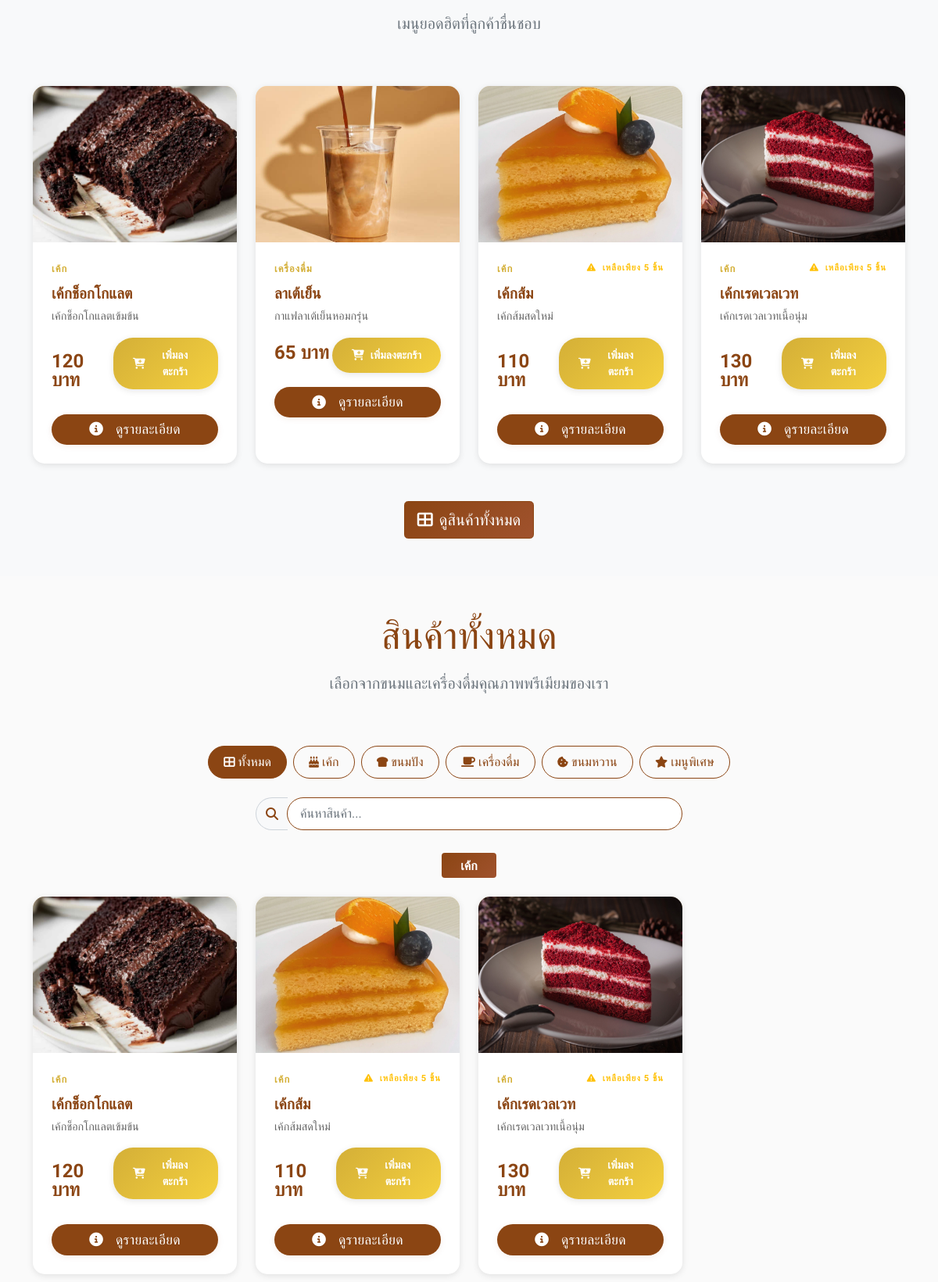
Before: / (middle part) with the older database file.
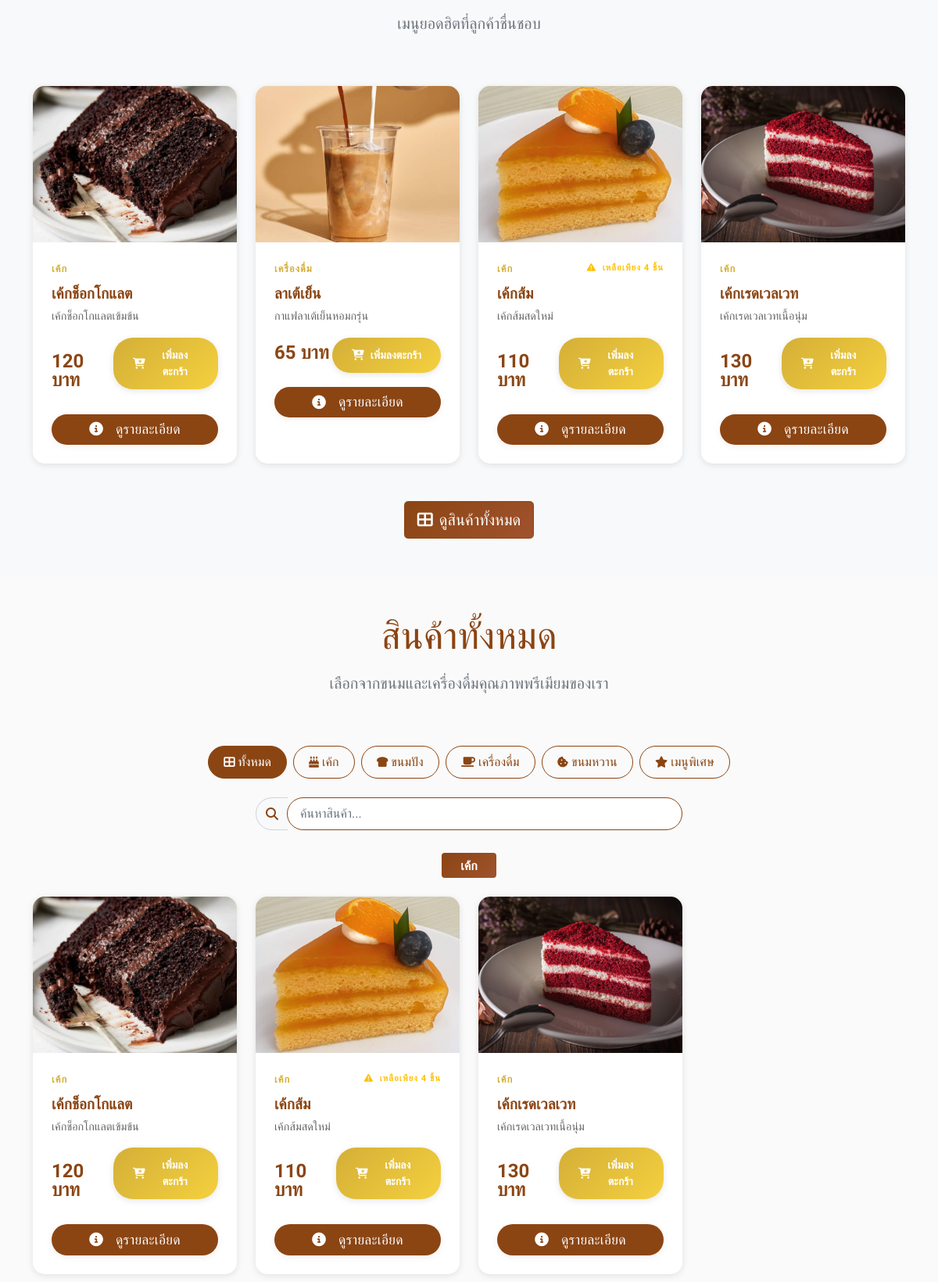
After: the same page with the newer database file.
### tables this page shows
CREATE TABLE products (
        id INTEGER PRIMARY KEY AUTOINCREMENT,
        name TEXT NOT NULL,
        name_en TEXT,
        description TEXT,
        price DECIMAL(10,2) NOT NULL,
        image TEXT,
        category_id INTEGER,
        is_available BOOLEAN DEFAULT 1,
        is_featured BOOLEAN DEFAULT 0,
        stock_quantity INTEGER DEFAULT 0,
        created_at TIMESTAMP DEFAULT CURRENT_TIMESTAMP,
        FOREIGN KEY (category_id) REFERENCES categories (id)
    );

CREATE TABLE categories (
        id INTEGER PRIMARY KEY AUTOINCREMENT,
        name TEXT UNIQUE NOT NULL,
        name_en TEXT,
        icon TEXT,
        description TEXT,
        display_order INTEGER DEFAULT 0
    );

### app.py (the view)
@app.route('/')
def index():
    categories = get_categories()
    featured_products = get_products_by_category(featured_only=True)
    all_products = get_products_by_category()
    unique_products = []
    seen_ids = set()
    for product in all_products:
        if product['id'] not in seen_ids:
            unique_products.append(product)
            seen_ids.add(product['id'])
    products_by_category = {}
    for product in unique_products:
        category_name = product['category_name']
        if category_name not in products_by_category:
            products_by_category[category_name] = []
        products_by_category[category_name].append(product)
    return render_template('index.html',
                         featured_products=featured_products,
                         products_by_category=products_by_category)

### app.py (called while the page is built)
def get_db_connection():
    conn = sqlite3.connect(DB_NAME)
    conn.row_factory = sqlite3.Row
    return conn

def get_categories():
    conn = get_db_connection()
    categories = conn.execute(
        "SELECT * FROM categories ORDER BY display_order"
    ).fetchall()
    conn.close()
    return categories

def get_cart_total():
    cart = session.get('cart', {})
    total_items = sum(item['quantity'] for item in cart.values())
    total_price = sum(item['quantity'] * item['price'] for item in cart.values())
    return total_items, total_price

@app.context_processor
def inject_global_data():
    categories = get_categories()
    cart_total_items, _ = get_cart_total()
    verifying_count = 0
    if session.get('role') == 'admin':
        conn = get_db_connection()
        verifying_count = conn.execute("""
            SELECT COUNT(*) FROM payments WHERE status = 'verifying'
        """).fetchone()[0]
        conn.close()
    return dict(
        categories=categories,
        cart_total_items=cart_total_items,
        verifying_count=verifying_count
    )

### templates/index.html (shortened to what the changed rows need)
{% extends "layout.html" %}
{% block content %}
{% if featured_products %}
<section class="py-5 bg-light" id="featured">
    <div class="container">
        <div class="row gy-4">
            {% for product in featured_products[:8] %}
            <div class="col-lg-3 col-md-6">
                <div class="product-card featured-product h-100" data-category="{{ product.category_name }}">
                    <div class="product-image clickable">
                        {% if product.image %}
                            <img src="{{ url_for('static', filename='images/products/' + product.image) }}"
                                 alt="{{ product.name }}"
                                 class="img-fluid"
                                 loading="lazy">
                        {% else %}
                            <i class="fas fa-birthday-cake"></i>
                        {% endif %}
                    </div>
                    <div class="product-body">
                        <div class="product-category">
                            {{ product.category_name }}
                            {% if product.stock_quantity <= 5 and product.stock_quantity > 0 %}
                                <small class="text-warning float-end">
                                    <i class="fas fa-exclamation-triangle me-1"></i>
                                    เหลือเพียง {{ product.stock_quantity }} ชิ้น
                                </small>
                            {% endif %}
                        </div>
                        <h5 class="product-name">{{ product.name }}</h5>
                        {% if product.description %}
                            <p class="product-description">{{ product.description }}</p>
                        {% endif %}
                        <div class="d-flex justify-content-between align-items-baseline">
                            <div class="product-price">{{ "%.0f"|format(product.price) }} บาท</div>
                                {% if product.stock_quantity > 0 %}
                                    <button class="btn btn-custom btn-sm add-to-cart"
                                            data-product-id="{{ product.id }}"
                                            data-product-name="{{ product.name }}"
                                            data-product-price="{{ product.price }}">
                                        <i class="fas fa-cart-plus"></i> เพิ่มลงตะกร้า
                                    </button>
                                {% else %}
                                    <button class="btn btn-secondary btn-sm" disabled>
                                        <i class="fas fa-times"></i> หมด
                                    </button>
                                {% endif %}
                            </div>
                                <div class="d-flex justify-content-center mt-2">
                                    <a href="{{ url_for('product_detail', product_id=product.id) }}"
                                    class="btn btn-detail-view">
                                        <i class="fas fa-info-circle me-2"></i>
                                        ดูรายละเอียด
                                    </a>
                                </div>
                    </div>
                </div>
            </div>
            {% endfor %}
        </div>
    </div>
</section>
{% endif %}
<section class="py-5" id="products">
    <div class="container">
        <div class="row text-center mb-5">
            <div class="col-12">
                <h2 class="display-5 mb-3">สินค้าทั้งหมด</h2>
            </div>
        </div>
        {% if products_by_category %}
            {% for category_name, products in products_by_category.items() %}
            <div class="category-section mb-5" data-category="{{ category_name }}">
                <h3 class="mb-4 text-center">
                    <span class="badge bg-primary fs-6 px-4 py-2">{{ category_name }}</span>
                </h3>
                <div class="row gy-4">
                    {% for product in products %}
                    <div class="col-lg-3 col-md-6">
                        <div class="product-card h-100" data-category="{{ category_name }}">
                            <div class="product-image clickable">
                                {% if product.image %}
                                    <img src="{{ url_for('static', filename='images/products/' + product.image) }}"
                                         alt="{{ product.name }}"
                                         class="img-fluid"
                                         loading="lazy">
                                {% else %}
                                    <i class="fas fa-birthday-cake"></i>
                                {% endif %}
                            </div>
                            <div class="product-body">
                                <div class="product-category">
                                    {{ product.category_name }}
                                    {% if product.stock_quantity <= 5 and product.stock_quantity > 0 %}
                                        <small class="text-warning float-end">
                                            <i class="fas fa-exclamation-triangle me-1"></i>
                                            เหลือเพียง {{ product.stock_quantity }} ชิ้น
                                        </small>
                                    {% endif %}
                                </div>
                                <h5 class="product-name">{{ product.name }}</h5>
                                {% if product.description %}
                                    <p class="product-description">{{ product.description }}</p>
                                {% endif %}
                                <div class="d-flex justify-content-between align-items-baseline">
                                    <div class="product-price">{{ "%.0f"|format(product.price) }} บาท</div>
                                    {% if product.stock_quantity > 0 %}
                                        <button class="btn btn-custom btn-sm add-to-cart"
                                                data-product-id="{{ product.id }}"
                                                data-product-name="{{ product.name }}"
                                                data-product-price="{{ product.price }}">
                                            <i class="fas fa-cart-plus"></i> เพิ่มลงตะกร้า
                                        </button>
                                    {% else %}
                                        <button class="btn btn-secondary btn-sm" disabled>
                                            <i class="fas fa-times"></i> หมด
                                        </button>
                                    {% endif %}
                                </div>
                                <div class="d-flex justify-content-center mt-2">
                                    <a href="{{ url_for('product_detail', product_id=product.id) }}"
                                    class="btn btn-detail-view">
                                        <i class="fas fa-info-circle me-2"></i>
                                        ดูรายละเอียด
                                    </a>
                                </div>
                            </div>
                        </div>
                    </div>
                    {% endfor %}
                </div>
            </div>
            {% endfor %}
        {% else %}
            <div class="text-center py-5">
                <i class="fas fa-shopping-basket fa-3x text-muted mb-3"></i>
                <h4 class="text-muted">ยังไม่มีสินค้า</h4>
                <p class="text-muted">กรุณารอสักครู่ เรากำลังเตรียมสินค้าดี ๆ มาให้คุณ</p>
            </div>
        {% endif %}
    </div>
</section>
{% endblock %}

Changed rows visible on the page:
changed products "เค้กส้ม": stock_quantity "5" → "4"
changed products "เค้กเรดเวลเวท": stock_quantity "5" → (not shown)
